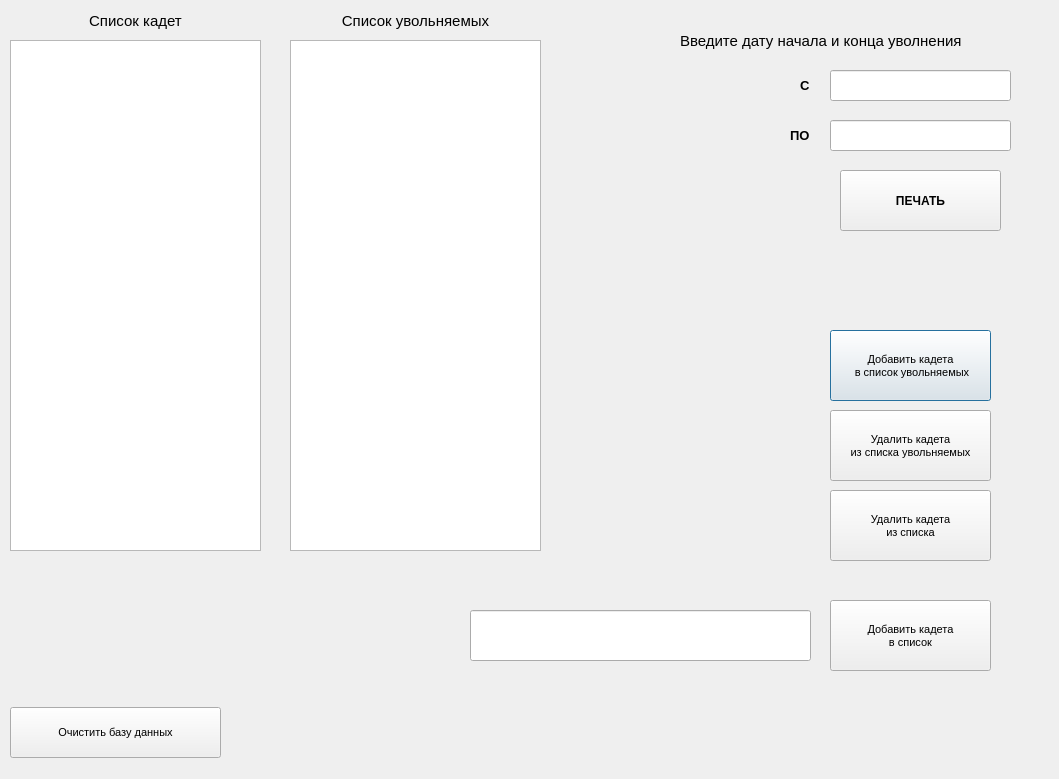
<?xml version="1.0" encoding="UTF-8"?>
<ui version="4.0">
 <class>Dialog</class>
 <widget class="QDialog" name="Dialog">
  <property name="windowModality">
   <enum>Qt::ApplicationModal</enum>
  </property>
  <property name="geometry">
   <rect>
    <x>0</x>
    <y>0</y>
    <width>1059</width>
    <height>779</height>
   </rect>
  </property>
  <property name="sizePolicy">
   <sizepolicy hsizetype="Maximum" vsizetype="Preferred">
    <horstretch>0</horstretch>
    <verstretch>0</verstretch>
   </sizepolicy>
  </property>
  <property name="minimumSize">
   <size>
    <width>622</width>
    <height>446</height>
   </size>
  </property>
  <property name="maximumSize">
   <size>
    <width>10000</width>
    <height>10000</height>
   </size>
  </property>
  <property name="baseSize">
   <size>
    <width>622</width>
    <height>446</height>
   </size>
  </property>
  <property name="font">
   <font>
    <pointsize>8</pointsize>
   </font>
  </property>
  <property name="contextMenuPolicy">
   <enum>Qt::NoContextMenu</enum>
  </property>
  <property name="windowTitle">
   <string>Печать</string>
  </property>
  <property name="windowIcon">
   <iconset>
    <normaloff>../../Downloads/ghjuf/icon.png</normaloff>../../Downloads/ghjuf/icon.png</iconset>
  </property>
  <property name="toolTipDuration">
   <number>1</number>
  </property>
  <property name="autoFillBackground">
   <bool>true</bool>
  </property>
  <property name="styleSheet">
   <string notr="true"/>
  </property>
  <widget class="QListWidget" name="listWidget1">
   <property name="geometry">
    <rect>
     <x>10</x>
     <y>40</y>
     <width>251</width>
     <height>511</height>
    </rect>
   </property>
  </widget>
  <widget class="QPushButton" name="ButtonPrint">
   <property name="geometry">
    <rect>
     <x>840</x>
     <y>170</y>
     <width>161</width>
     <height>61</height>
    </rect>
   </property>
   <property name="font">
    <font>
     <pointsize>9</pointsize>
     <weight>75</weight>
     <bold>true</bold>
    </font>
   </property>
   <property name="focusPolicy">
    <enum>Qt::NoFocus</enum>
   </property>
   <property name="text">
    <string>ПЕЧАТЬ</string>
   </property>
  </widget>
  <widget class="QLabel" name="label">
   <property name="geometry">
    <rect>
     <x>680</x>
     <y>20</y>
     <width>341</width>
     <height>41</height>
    </rect>
   </property>
   <property name="font">
    <font>
     <pointsize>11</pointsize>
     <weight>50</weight>
     <bold>false</bold>
    </font>
   </property>
   <property name="autoFillBackground">
    <bool>false</bool>
   </property>
   <property name="text">
    <string>Введите дату начала и конца уволнения </string>
   </property>
  </widget>
  <widget class="QLineEdit" name="lineEdit_start">
   <property name="geometry">
    <rect>
     <x>830</x>
     <y>70</y>
     <width>181</width>
     <height>31</height>
    </rect>
   </property>
  </widget>
  <widget class="QLineEdit" name="lineEdit_end">
   <property name="geometry">
    <rect>
     <x>830</x>
     <y>120</y>
     <width>181</width>
     <height>31</height>
    </rect>
   </property>
  </widget>
  <widget class="QLabel" name="label_2">
   <property name="geometry">
    <rect>
     <x>800</x>
     <y>70</y>
     <width>16</width>
     <height>31</height>
    </rect>
   </property>
   <property name="font">
    <font>
     <pointsize>10</pointsize>
     <weight>75</weight>
     <italic>false</italic>
     <bold>true</bold>
    </font>
   </property>
   <property name="text">
    <string>C</string>
   </property>
  </widget>
  <widget class="QLabel" name="label_3">
   <property name="geometry">
    <rect>
     <x>790</x>
     <y>120</y>
     <width>31</width>
     <height>31</height>
    </rect>
   </property>
   <property name="font">
    <font>
     <pointsize>10</pointsize>
     <weight>75</weight>
     <bold>true</bold>
    </font>
   </property>
   <property name="text">
    <string>ПО</string>
   </property>
  </widget>
  <widget class="QListWidget" name="listWidget2">
   <property name="geometry">
    <rect>
     <x>290</x>
     <y>40</y>
     <width>251</width>
     <height>511</height>
    </rect>
   </property>
  </widget>
  <widget class="QLabel" name="label_4">
   <property name="geometry">
    <rect>
     <x>10</x>
     <y>10</y>
     <width>251</width>
     <height>21</height>
    </rect>
   </property>
   <property name="font">
    <font>
     <pointsize>11</pointsize>
    </font>
   </property>
   <property name="text">
    <string>Список кадет</string>
   </property>
   <property name="alignment">
    <set>Qt::AlignCenter</set>
   </property>
  </widget>
  <widget class="QLabel" name="label_5">
   <property name="geometry">
    <rect>
     <x>290</x>
     <y>10</y>
     <width>251</width>
     <height>21</height>
    </rect>
   </property>
   <property name="font">
    <font>
     <pointsize>11</pointsize>
    </font>
   </property>
   <property name="text">
    <string>Список увольняемых</string>
   </property>
   <property name="alignment">
    <set>Qt::AlignCenter</set>
   </property>
  </widget>
  <widget class="QPushButton" name="add_cadetprint_button">
   <property name="geometry">
    <rect>
     <x>830</x>
     <y>330</y>
     <width>161</width>
     <height>71</height>
    </rect>
   </property>
   <property name="text">
    <string>Добавить кадета
 в список увольняемых</string>
   </property>
  </widget>
  <widget class="QPushButton" name="del_cadetprint_button">
   <property name="geometry">
    <rect>
     <x>830</x>
     <y>410</y>
     <width>161</width>
     <height>71</height>
    </rect>
   </property>
   <property name="text">
    <string>Удалить кадета 
из списка увольняемых</string>
   </property>
  </widget>
  <widget class="QPushButton" name="del_cadet_button">
   <property name="geometry">
    <rect>
     <x>830</x>
     <y>490</y>
     <width>161</width>
     <height>71</height>
    </rect>
   </property>
   <property name="text">
    <string>Удалить кадета
из списка</string>
   </property>
  </widget>
  <widget class="QLineEdit" name="lineEdit_addcadet">
   <property name="geometry">
    <rect>
     <x>470</x>
     <y>610</y>
     <width>341</width>
     <height>51</height>
    </rect>
   </property>
  </widget>
  <widget class="QPushButton" name="add_cadet_button">
   <property name="geometry">
    <rect>
     <x>830</x>
     <y>600</y>
     <width>161</width>
     <height>71</height>
    </rect>
   </property>
   <property name="text">
    <string>Добавить кадета 
в список</string>
   </property>
  </widget>
  <widget class="QPushButton" name="clean_BD_button">
   <property name="geometry">
    <rect>
     <x>10</x>
     <y>707</y>
     <width>211</width>
     <height>51</height>
    </rect>
   </property>
   <property name="text">
    <string>Очистить базу данных</string>
   </property>
  </widget>
  <zorder>listWidget1</zorder>
  <zorder>label</zorder>
  <zorder>lineEdit_start</zorder>
  <zorder>lineEdit_end</zorder>
  <zorder>label_2</zorder>
  <zorder>label_3</zorder>
  <zorder>ButtonPrint</zorder>
  <zorder>listWidget2</zorder>
  <zorder>label_4</zorder>
  <zorder>label_5</zorder>
  <zorder>add_cadetprint_button</zorder>
  <zorder>del_cadetprint_button</zorder>
  <zorder>del_cadet_button</zorder>
  <zorder>lineEdit_addcadet</zorder>
  <zorder>add_cadet_button</zorder>
  <zorder>clean_BD_button</zorder>
 </widget>
 <resources/>
 <connections/>
</ui>
